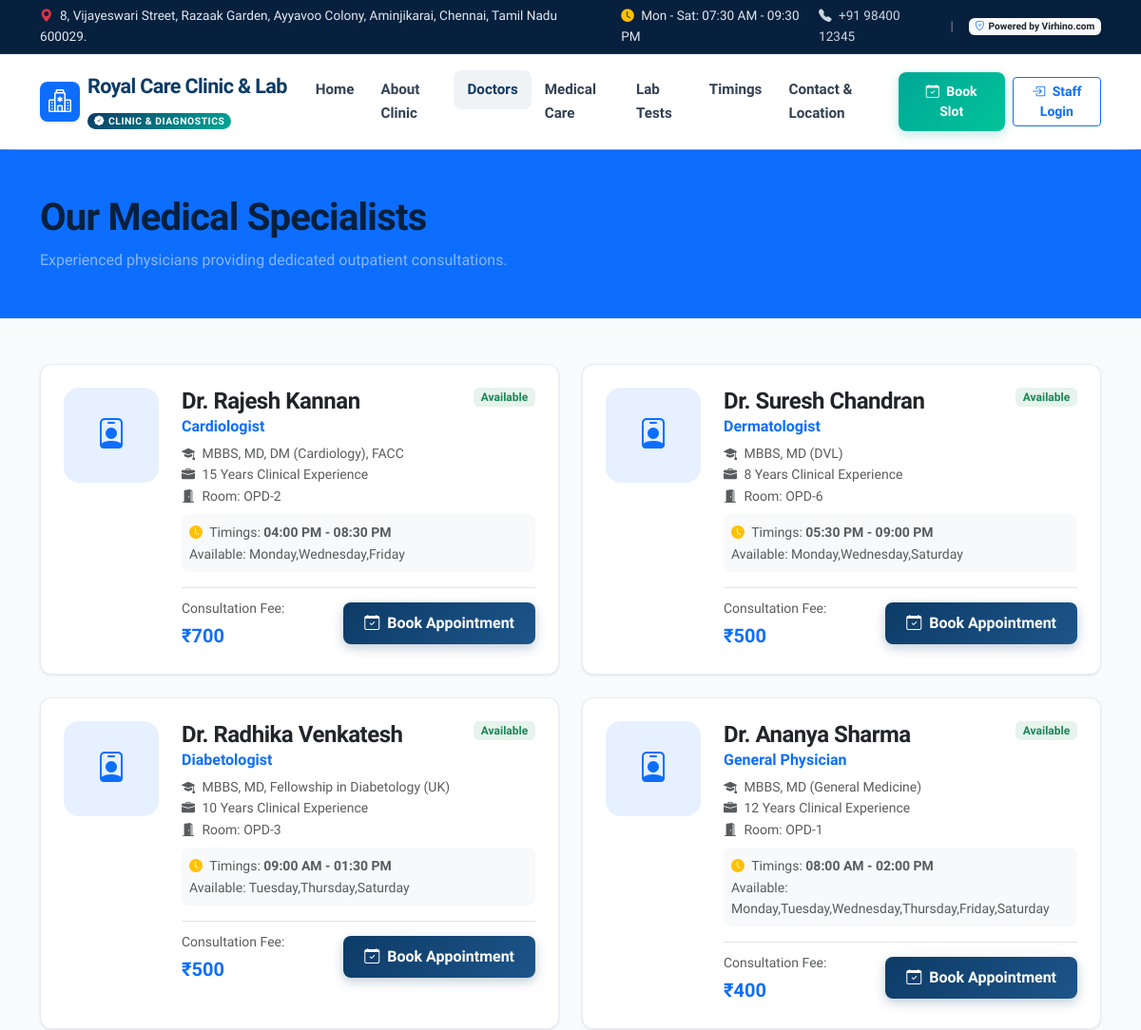
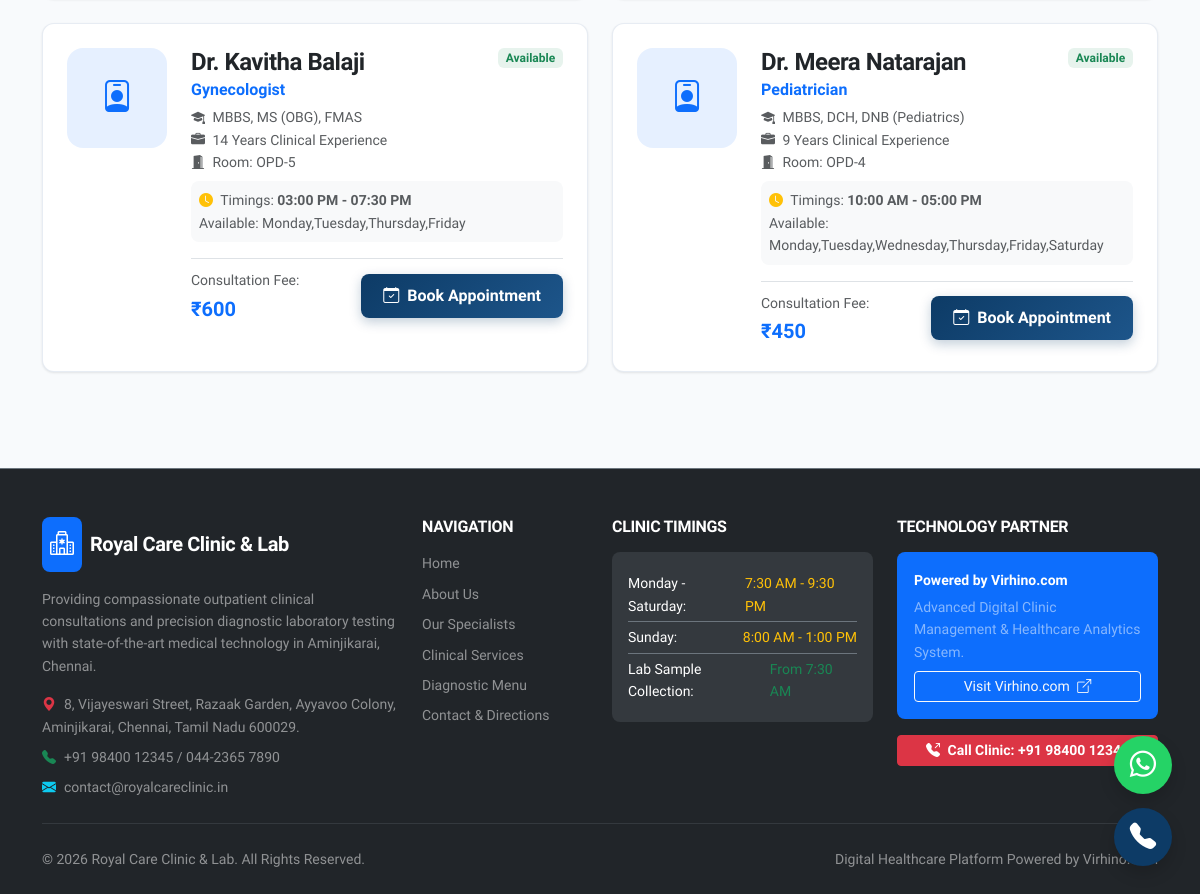
The app's page /doctors/ with its own data (2 pictures, top to bottom).
### doctors/models.py (models this page shows, shortened)
class Doctor(models.Model):
    SPECIALTY_CHOICES = (
        ('General Physician', 'General Physician & Internal Medicine'),
        ('Cardiologist', 'Cardiology & Heart Care'),
        ('Diabetologist', 'Diabetology & Endocrinology'),
        ('Pediatrician', 'Pediatrics & Child Health'),
        ('Gynecologist', 'Obstetrics & Gynecology'),
        ('Dermatologist', 'Dermatology & Skin Care'),
        ('Orthopedist', 'Orthopedics & Joint Care'),
        ('ENT Specialist', 'Ear, Nose & Throat (ENT)'),
        ('Pathologist', 'Pathology & Lab Diagnostics'),
    )
    user = models.OneToOneField(
        settings.AUTH_USER_MODEL,
        on_delete=models.CASCADE,
        related_name='doctor_profile'
    )
    specialization = models.CharField(max_length=100, choices=SPECIALTY_CHOICES, default='General Physician')
    qualification = models.CharField(max_length=200, help_text='e.g., MBBS, MD (General Medicine), DNB')
    experience_years = models.PositiveIntegerField(default=1)
    consultation_fee = models.DecimalField(max_digits=8, decimal_places=2, default=400.00)
    room_number = models.CharField(max_length=20, default='OPD-1', help_text='Consulting Room No.')
    photo = models.ImageField(upload_to='doctors/', blank=True, null=True)
    bio = models.TextField(blank=True, help_text='Professional background and clinical focus')
    available_days = models.CharField(
        max_length=100,
        default='Monday,Tuesday,Wednesday,Thursday,Friday,Saturday',
        help_text='Comma-separated days'
    )
    start_time = models.TimeField(default='09:00:00', help_text='Consulting Start Time')
    end_time = models.TimeField(default='18:00:00', help_text='Consulting End Time')
    slot_duration_minutes = models.PositiveIntegerField(default=15, help_text='Minutes per patient slot')
    is_available = models.BooleanField(default=True)
    created_at = models.DateTimeField(auto_now_add=True)
    class Meta:
        ordering = ['specialization', 'user__first_name']
    @property
    def doctor_name(self):
        return f"Dr. {self.user.get_full_name()}" if self.user.get_full_name() else f"Dr. {self.user.username}"

### accounts/models.py (models this page shows, shortened)
class User(AbstractUser):
    ROLE_CHOICES = (
        ('admin', 'Administrator'),
        ('doctor', 'Doctor / Specialist'),
        ('receptionist', 'Receptionist / Front Desk'),
        ('lab_technician', 'Lab Technician / Pathologist'),
        ('patient', 'Patient'),
    )
    role = models.CharField(max_length=20, choices=ROLE_CHOICES, default='receptionist')
    phone = models.CharField(max_length=20, unique=True, null=True, blank=True)
    address = models.TextField(blank=True, null=True)
    avatar = models.ImageField(upload_to='avatars/', blank=True, null=True)
    class Meta:
        ordering = ['username']
        verbose_name = 'User'
        verbose_name_plural = 'Users'

### website/views.py (the view)
# urls.py: path('doctors/', views.doctor_profiles, name='doctors'),
def doctor_profiles(request):
    doctors = Doctor.objects.filter(is_available=True).select_related('user')
    return render(request, 'website/doctors.html', {'doctors': doctors})

### templates/website/doctors.html (shortened to what this page needs)
{% extends 'base.html' %}
{% block content %}
<div class="bg-primary text-white py-5">
  <div class="container">
    <h1 class="fw-bold mb-2">Our Medical Specialists</h1>
    <p class="text-white-50 mb-0">Experienced physicians providing dedicated outpatient consultations.</p>
  </div>
</div>
<div class="container py-5">
  <div class="row g-4">
    {% for doc in doctors %}
      <div class="col-lg-6">
        <div class="card card-custom h-100 p-4">
          <div class="d-flex flex-column flex-sm-row gap-4">
            <div class="bg-primary bg-opacity-10 text-primary rounded-4 d-flex align-items-center justify-content-center fw-bold fs-2 flex-shrink-0" style="width: 100px; height: 100px;">
              <i class="bi bi-person-badge"></i>
            </div>
            <div class="flex-grow-1">
              <div class="d-flex justify-content-between align-items-start mb-1">
                <div>
                  <h4 class="fw-bold text-dark mb-0">{{ doc.doctor_name }}</h4>
                  <span class="text-primary fw-bold">{{ doc.specialization }}</span>
                </div>
                <span class="badge bg-success bg-opacity-10 text-success fw-bold">Available</span>
              </div>
              <div class="text-muted small mb-2">
                <div><i class="bi bi-mortarboard-fill me-1"></i> {{ doc.qualification }}</div>
                <div><i class="bi bi-briefcase-fill me-1"></i> {{ doc.experience_years }} Years Clinical Experience</div>
                <div><i class="bi bi-door-open-fill me-1"></i> Room: {{ doc.room_number }}</div>
              </div>
              <div class="p-2 bg-light rounded-3 small text-muted mb-3">
                <i class="bi bi-clock-fill text-warning me-1"></i> Timings: <strong>{{ doc.start_time|time:"h:i A" }} - {{ doc.end_time|time:"h:i A" }}</strong>
                <div>Available: {{ doc.available_days }}</div>
              </div>
              <div class="d-flex justify-content-between align-items-center pt-2 border-top">
                <div>
                  <span class="text-muted small">Consultation Fee:</span>
                  <div class="fw-bold fs-5 text-primary">₹{{ doc.consultation_fee|floatformat:0 }}</div>
                </div>
                <a href="{% url 'book_appointment' %}?doctor={{ doc.id }}" class="btn btn-primary-custom">
                  <i class="bi bi-calendar-check me-1"></i> Book Appointment
                </a>
              </div>
            </div>
          </div>
        </div>
      </div>
    {% empty %}
      <div class="col-12 text-center text-muted py-5">
        <h5>Doctor profiles are currently updating.</h5>
      </div>
    {% endfor %}
  </div>
</div>
{% endblock %}

### templates/base.html (shortened to what this page needs)
{% load static %}
<!DOCTYPE html>
<html lang="en">
<head>
  <link href="https://cdn.jsdelivr.net/npm/bootstrap@5.3.3/dist/css/bootstrap.min.css" rel="stylesheet">
  <link rel="stylesheet" href="https://cdn.jsdelivr.net/npm/bootstrap-icons@1.11.3/font/bootstrap-icons.min.css">
  <link rel="stylesheet" href="{% static 'css/style.css' %}">
</head>
<body>
  <div class="top-bar d-none d-lg-block">
    <div class="container d-flex justify-content-between align-items-center">
      <div class="d-flex align-items-center gap-4">
        <span><i class="bi bi-geo-alt-fill text-danger me-1"></i> {{ CLINIC.ADDRESS }}</span>
        <span><i class="bi bi-clock-fill text-warning me-1"></i> {{ CLINIC.HOURS_WEEKDAY }}</span>
      </div>
      <div class="d-flex align-items-center gap-3">
        <a href="tel:{{ CLINIC.PHONE }}"><i class="bi bi-telephone-fill me-1"></i> {{ CLINIC.PHONE }}</a>
        <span class="text-white-50">|</span>
        <a href="{{ CLINIC.BRAND_URL }}" target="_blank" class="badge bg-light text-dark text-decoration-none fw-bold">
          <i class="bi bi-shield-check text-primary me-1"></i>{{ CLINIC.BRAND }}
        </a>
      </div>
    </div>
  </div>
  <nav class="navbar navbar-expand-lg navbar-custom sticky-top">
    <div class="container">
      <a class="navbar-brand d-flex align-items-center gap-2" href="{% url 'home' %}">
        <div class="bg-primary text-white p-2 rounded-3 d-flex align-items-center justify-content-center shadow-sm" style="width: 42px; height: 42px;">
          <i class="bi bi-hospital fs-4"></i>
        </div>
        <div>
          <div class="brand-logo-text">{{ CLINIC.NAME }}</div>
          <span class="brand-badge"><i class="bi bi-patch-check-fill me-1"></i>CLINIC & DIAGNOSTICS</span>
        </div>
      </a>
      <div class="collapse navbar-collapse" id="navbarMain">
        <ul class="navbar-nav mx-auto mb-2 mb-lg-0">
          <li class="nav-item"><a class="nav-link {% if request.resolver_match.url_name == 'home' %}active{% endif %}" href="{% url 'home' %}">Home</a></li>
          <li class="nav-item"><a class="nav-link {% if request.resolver_match.url_name == 'about' %}active{% endif %}" href="{% url 'about' %}">About Clinic</a></li>
          <li class="nav-item"><a class="nav-link {% if request.resolver_match.url_name == 'doctors' %}active{% endif %}" href="{% url 'doctors' %}">Doctors</a></li>
          <li class="nav-item"><a class="nav-link {% if request.resolver_match.url_name == 'services' %}active{% endif %}" href="{% url 'services' %}">Medical Care</a></li>
          <li class="nav-item"><a class="nav-link {% if request.resolver_match.url_name == 'lab_services' %}active{% endif %}" href="{% url 'lab_services' %}">Lab Tests</a></li>
          <li class="nav-item"><a class="nav-link {% if request.resolver_match.url_name == 'timings' %}active{% endif %}" href="{% url 'timings' %}">Timings</a></li>
          <li class="nav-item"><a class="nav-link {% if request.resolver_match.url_name == 'contact' %}active{% endif %}" href="{% url 'contact' %}">Contact & Location</a></li>
        </ul>
        <div class="d-flex align-items-center gap-2">
          <a href="{% url 'book_appointment' %}" class="btn btn-secondary-custom btn-sm">
            <i class="bi bi-calendar-check me-1"></i> Book Slot
          </a>
          {% if user.is_authenticated %}
            <a href="{% url 'dashboard' %}" class="btn btn-primary-custom btn-sm">
              <i class="bi bi-speedometer2 me-1"></i> Portal
            </a>
          {% else %}
            <a href="{% url 'login' %}" class="btn btn-outline-primary btn-sm fw-semibold">
              <i class="bi bi-box-arrow-in-right me-1"></i> Staff Login
            </a>
          {% endif %}
        </div>
      </div>
    </div>
  </nav>
  {% block content %}{% endblock %}
  <div class="floating-cta-container">
    <a href="https://wa.me/{{ CLINIC.WHATSAPP }}?text=Hello%20Royal%20Care%20Clinic,%20I%20would%20like%20to%20inquire%20about%20doctor%20appointments%20and%20lab%20tests."
       target="_blank" class="btn-floating btn-whatsapp shadow" title="Chat on WhatsApp" id="whatsapp-floating-btn">
      <i class="bi bi-whatsapp"></i>
    </a>
    <a href="tel:{{ CLINIC.PHONE }}" class="btn-floating btn-call shadow" title="Call Clinic Now" id="call-floating-btn">
      <i class="bi bi-telephone-fill"></i>
    </a>
  </div>
  <footer class="bg-dark text-white pt-5 pb-4 mt-5 border-top border-secondary">
    <div class="container">
      <div class="row g-4">
        <div class="col-lg-4 col-md-6">
          <div class="d-flex align-items-center gap-2 mb-3">
            <div class="bg-primary text-white p-2 rounded-3 d-flex align-items-center justify-content-center">
              <i class="bi bi-hospital fs-4"></i>
            </div>
            <h5 class="text-white mb-0">{{ CLINIC.NAME }}</h5>
          </div>
          <p class="text-white-50 small mb-3">
            Providing compassionate outpatient clinical consultations and precision diagnostic laboratory testing with state-of-the-art medical technology in Aminjikarai, Chennai.
          </p>
          <div class="d-flex flex-column gap-2 text-white-50 small">
            <div><i class="bi bi-geo-alt-fill text-danger me-2"></i>{{ CLINIC.ADDRESS }}</div>
            <div><i class="bi bi-telephone-fill text-success me-2"></i>{{ CLINIC.PHONE }} / {{ CLINIC.LANDLINE }}</div>
            <div><i class="bi bi-envelope-fill text-info me-2"></i>{{ CLINIC.EMAIL }}</div>
          </div>
        </div>
        <div class="col-lg-2 col-md-6">
          <h6 class="text-white text-uppercase fw-bold mb-3">Navigation</h6>
          <ul class="list-unstyled text-white-50 small d-flex flex-column gap-2">
            <li><a href="{% url 'home' %}" class="text-white-50 text-decoration-none hover-white">Home</a></li>
            <li><a href="{% url 'about' %}" class="text-white-50 text-decoration-none hover-white">About Us</a></li>
            <li><a href="{% url 'doctors' %}" class="text-white-50 text-decoration-none hover-white">Our Specialists</a></li>
            <li><a href="{% url 'services' %}" class="text-white-50 text-decoration-none hover-white">Clinical Services</a></li>
            <li><a href="{% url 'lab_services' %}" class="text-white-50 text-decoration-none hover-white">Diagnostic Menu</a></li>
            <li><a href="{% url 'contact' %}" class="text-white-50 text-decoration-none hover-white">Contact & Directions</a></li>
          </ul>
        </div>
        <div class="col-lg-3 col-md-6">
          <h6 class="text-white text-uppercase fw-bold mb-3">Clinic Timings</h6>
          <div class="bg-secondary bg-opacity-25 p-3 rounded-3 text-white-50 small">
            <div class="d-flex justify-content-between py-1 border-bottom border-secondary">
              <span class="text-white">Monday - Saturday:</span>
              <span class="text-warning">7:30 AM - 9:30 PM</span>
            </div>
            <div class="d-flex justify-content-between py-1 border-bottom border-secondary">
              <span class="text-white">Sunday:</span>
              <span class="text-warning">8:00 AM - 1:00 PM</span>
            </div>
            <div class="d-flex justify-content-between py-1">
              <span class="text-white">Lab Sample Collection:</span>
              <span class="text-success">From 7:30 AM</span>
            </div>
          </div>
        </div>
        <div class="col-lg-3 col-md-6">
          <h6 class="text-white text-uppercase fw-bold mb-3">Technology Partner</h6>
          <div class="p-3 bg-primary bg-opacity-20 border border-primary border-opacity-25 rounded-3 mb-3">
            <div class="small fw-bold text-white mb-1">{{ CLINIC.BRAND }}</div>
            <p class="text-white-50 small mb-2">
              Advanced Digital Clinic Management & Healthcare Analytics System.
            </p>
            <a href="{{ CLINIC.BRAND_URL }}" target="_blank" class="btn btn-outline-light btn-sm w-100">
              Visit Virhino.com <i class="bi bi-box-arrow-up-right ms-1"></i>
            </a>
          </div>
          <div class="text-center">
            <a href="tel:{{ CLINIC.PHONE }}" class="btn btn-danger btn-sm w-100 fw-bold">
              <i class="bi bi-telephone-outbound-fill me-1"></i> Call Clinic: {{ CLINIC.PHONE }}
            </a>
          </div>
        </div>
      </div>
      <hr class="border-secondary my-4">
      <div class="d-flex flex-column flex-md-row justify-content-between align-items-center small text-white-50">
        <div>
          &copy; 2026 {{ CLINIC.NAME }}. All Rights Reserved.
        </div>
        <div>
          Digital Healthcare Platform {{ CLINIC.BRAND }}
        </div>
      </div>
    </div>
  </footer>
</body>
</html>

### records on screen
Doctor: doctor_name "Dr. Rajesh Kannan", specialization "Cardiologist", qualification "MBBS, MD, DM (Cardiology), FACC", experience_years "15", room_number "OPD-2", start_time "04:00 PM", end_time "08:30 PM", available_days "Monday,Wednesday,Friday", consultation_fee "700"
Doctor: doctor_name "Dr. Suresh Chandran", specialization "Dermatologist", qualification "MBBS, MD (DVL)", experience_years "8", room_number "OPD-6", start_time "05:30 PM", end_time "09:00 PM", available_days "Monday,Wednesday,Saturday", consultation_fee "500"
Doctor: doctor_name "Dr. Radhika Venkatesh", specialization "Diabetologist", qualification "MBBS, MD, Fellowship in Diabetology (UK)", experience_years "10", room_number "OPD-3", start_time "09:00 AM", end_time "01:30 PM", available_days "Tuesday,Thursday,Saturday", consultation_fee "500"
Doctor: doctor_name "Dr. Ananya Sharma", specialization "General Physician", qualification "MBBS, MD (General Medicine)", experience_years "12", room_number "OPD-1", start_time "08:00 AM", end_time "02:00 PM", available_days "Monday,Tuesday,Wednesday,Thursday,Friday,Saturday", consultation_fee "400"
Doctor: doctor_name "Dr. Kavitha Balaji", specialization "Gynecologist", qualification "MBBS, MS (OBG), FMAS", experience_years "14", room_number "OPD-5", start_time "03:00 PM", end_time "07:30 PM", available_days "Monday,Tuesday,Thursday,Friday", consultation_fee "600"
Doctor: doctor_name "Dr. Meera Natarajan", specialization "Pediatrician", qualification "MBBS, DCH, DNB (Pediatrics)", experience_years "9", room_number "OPD-4", start_time "10:00 AM", end_time "05:00 PM", available_days "Monday,Tuesday,Wednesday,Thursday,Friday,Saturday", consultation_fee "450"

### other values on screen
{{ CLINIC.ADDRESS }} "8, Vijayeswari Street, Razaak Garden, Ayyavoo Colony, Aminjikarai, Chennai, Tamil Nadu 600029."
{{ CLINIC.HOURS_WEEKDAY }} "Mon - Sat: 07:30 AM - 09:30 PM"
{{ CLINIC.PHONE }} "+91 98400 12345"
{{ CLINIC.BRAND }} "Powered by Virhino.com"
{{ CLINIC.NAME }} "Royal Care Clinic & Lab"
{{ CLINIC.LANDLINE }} "044-2365 7890"
{{ CLINIC.EMAIL }} "contact@royalcareclinic.in"
